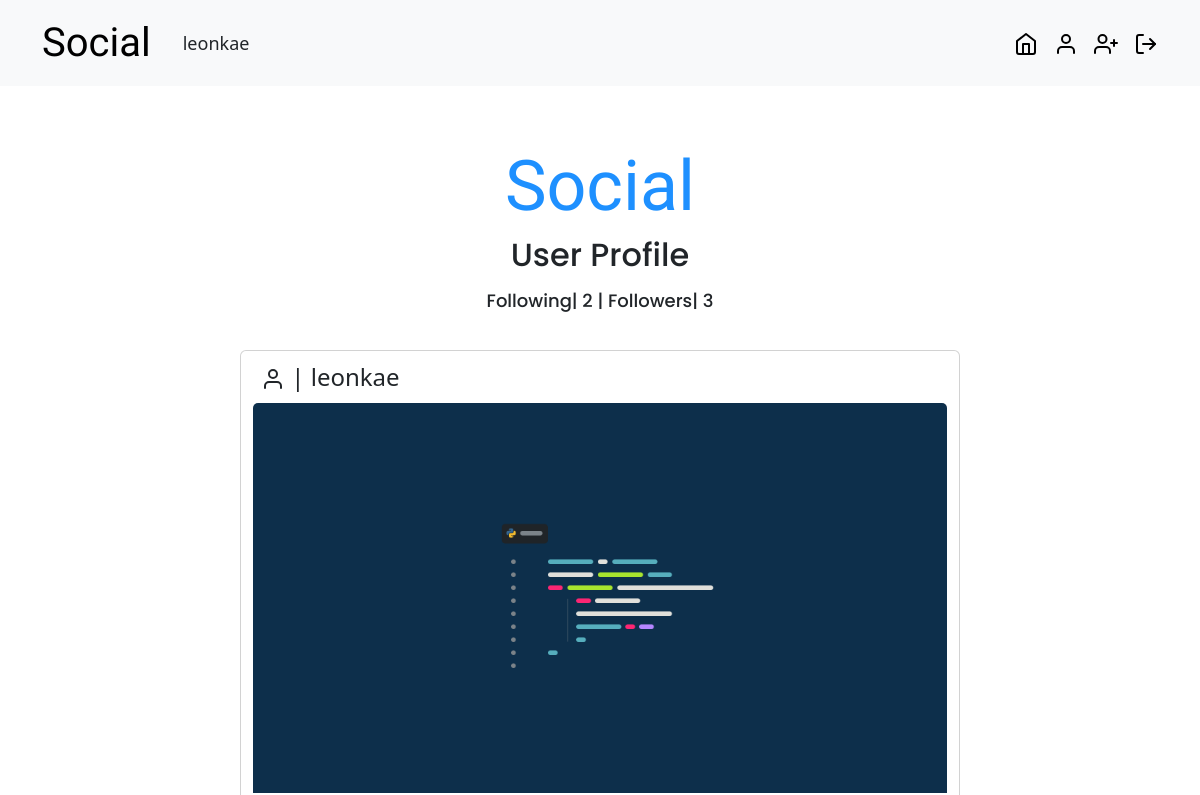
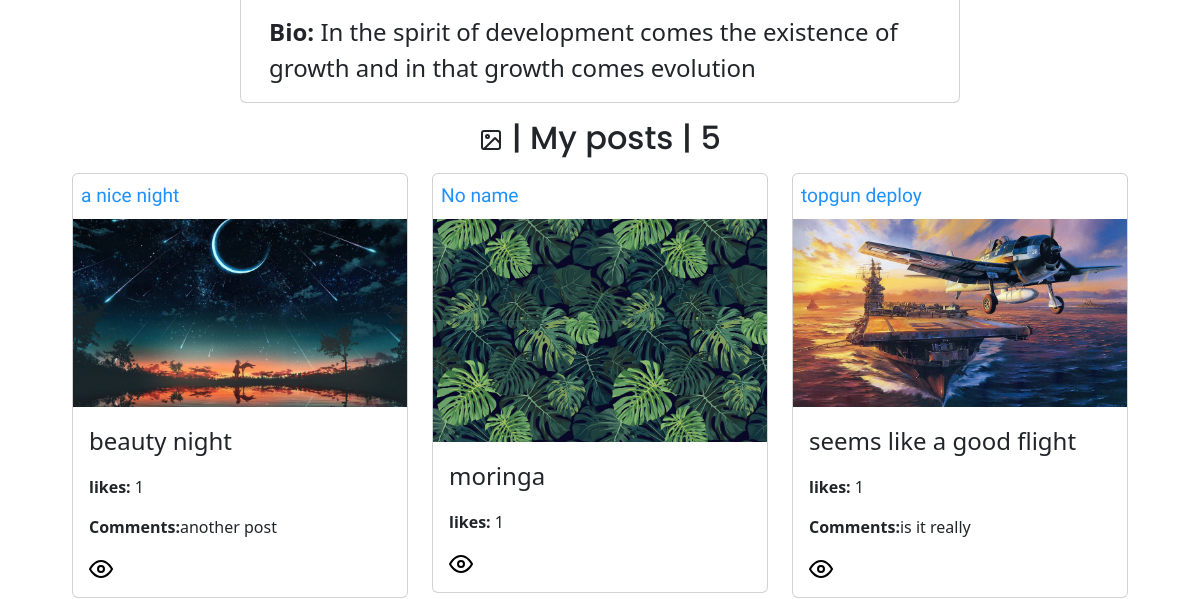
The page /userprofile/ (signed in, upper part) on the database as committed earlier (2 pictures, top to bottom).
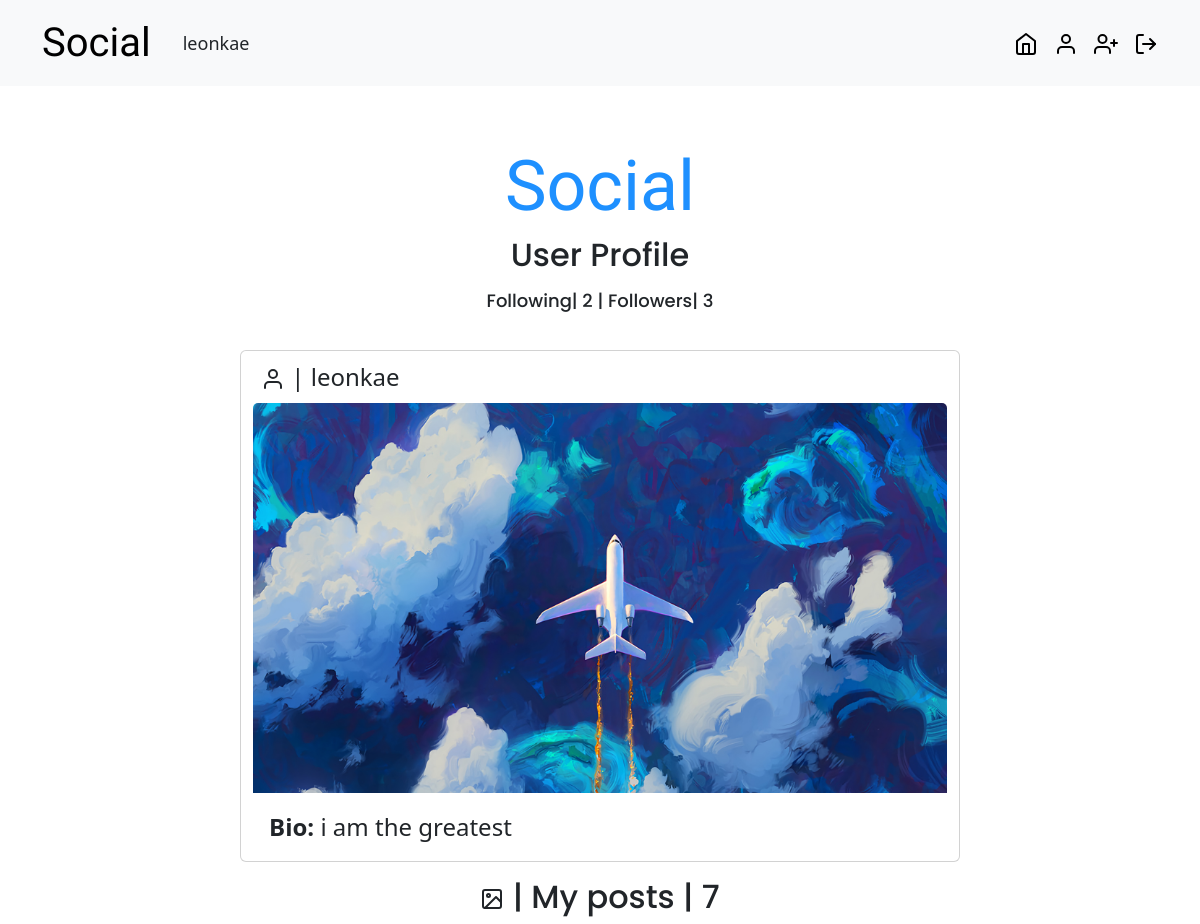
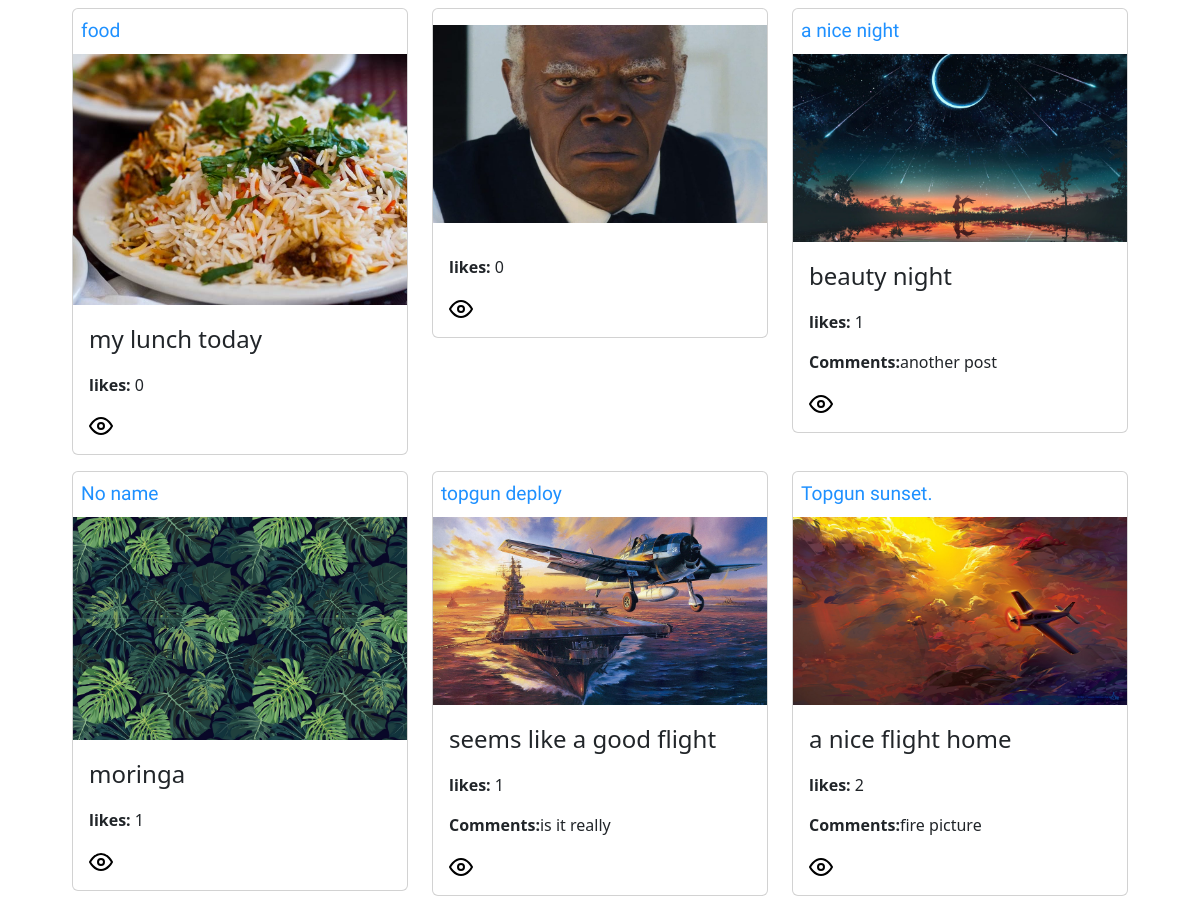
The same page on the database as committed later (2 pictures, top to bottom).
### socials/models.py (models this page shows, shortened)
class Profile(models.Model):
    bio = models.TextField(max_length=255)
    prophoto = models.ImageField(upload_to='profile/',default ='image.jpg')
    user = models.ForeignKey(User, on_delete=models.CASCADE, related_name='profile')
    following = models.ManyToManyField(User, related_name='following')
    followers = models.ManyToManyField(User, related_name='folllowers')

class Post(models.Model):
     image = models.ImageField(upload_to='media/',default='')
     imagename = models.CharField(max_length=20)
     caption = models.TextField(max_length=255)
     profile = models.ForeignKey(Profile, on_delete =models.CASCADE)
     created = models.DateTimeField(auto_now_add=True)
     modified =models.DateTimeField(auto_now=True)
     likes = models.ManyToManyField(User, related_name='social_post')
     comments=models.ManyToManyField('Comment', blank=True)

class Comment(models.Model):
    user = models.ForeignKey(User, on_delete =models.CASCADE)
    text = models.TextField(max_length=100)
    created = models.DateTimeField(auto_now_add=True)
    modified =models.DateTimeField(auto_now=True)
    user_post = models.ForeignKey('Post', on_delete=models.CASCADE, related_name='user_comments')

### socials/views.py (the view)
# urls.py: path('userprofile/',views.profile, name='userprofile'),
@login_required(login_url='login')
def profile(request):
    current_user = request.user
    user_profile = get_object_or_404(Profile, user=current_user)
    images = Post.objects.order_by("-created").filter(profile__user=request.user)
    image_length = (len(images))
    return render(request, 'social/userprofile.html', {'user_profile':user_profile, 'images':images, 'image_length':image_length} )

### socials/templates/social/userprofile.html (shortened to what the changed rows need)
{% extends 'social/base.html' %} {% block content %}
<div class="title">
  <h1 style="text-align: center">Social</h1>
</div>
<div class="container">
  <div class="info-wrapper">
    <h2>User Profile</h2>
  </div>
  <div class="follow-count">
    <h2 style="font-size:large;">
      <span>Following| {{user_profile.following.all.count}}</span> |
      <span>Followers| {{user_profile.followers.all.count}}</span>
    </h2>
  </div>
  <div class="row">
    <div class="card mx-auto" style="width: 45rem">
      <p class="card-text m-2">
        <svg
          xmlns="http://www.w3.org/2000/svg"
          width="24"
          height="24"
          viewBox="0 0 24 24"
          fill="none"
          stroke="currentColor"
          stroke-width="2"
          stroke-linecap="round"
          stroke-linejoin="round"
          class="feather feather-user"
        >
          <path d="M20 21v-2a4 4 0 0 0-4-4H8a4 4 0 0 0-4 4v2"></path>
          <circle cx="12" cy="7" r="4"></circle>
        </svg>
        | {{user_profile.user.username}}
      </p>
      <img src="{{user_profile.prophoto.url}}" class="card-img-top" alt="..." />
      <div class="card-body">
        <p class="card-text">
          <span class="bio">Bio:</span> {{user_profile.bio}}
        </p>
      </div>
    </div>
  </div>
  <div class="profile-info" style="margin-top: 2vh">
    <h2>
      | My posts
       | {{image_length}}
    </h2>
  </div>
  <div class="container">
    <div class="row">
      {% for image in images %}
      <div class="col-s-6 col-md-4">
        <div class="card my-2">
          <p class="card-text1 m-2">{{image.imagename}}</p>
          {% if image.image %}
          <img src="{{image.image.url}}" alt="..." />
          {% endif %}
          <div class="card-body">
            <p class="card-text">{{image.caption}}</p>
            <p>
              <span style="font-weight: bolder">likes:</span>
              {{image.likes.all.count}}
            </p>
            {% for comment in image.comments.all|slice:'2'%}
            <p>
              <span style="font-weight: bolder">Comments:</span
              ><span>{{comment.text}}</span>
            </p>
            {% endfor %}
            <a href="{% url 'photo' image.id  %}" class="">
              <svg
                xmlns="http://www.w3.org/2000/svg"
                width="24"
                height="24"
                viewBox="0 0 24 24"
                fill="none"
                stroke="currentColor"
                stroke-width="2"
                stroke-linecap="round"
                stroke-linejoin="round"
                class="feather feather-eye"
              >
                <path d="M1 12s4-8 11-8 11 8 11 8-4 8-11 8-11-8-11-8z"></path>
                <circle cx="12" cy="12" r="3"></circle>
              </svg>
            </a>
          </div>
        </div>
      </div>
      {% endfor %}
    </div>
  </div>
  {% endblock %}

Rows that differ between the two databases and show on the page:
changed Profile "leonkae": prophoto: a different picture; bio "In the spirit of development comes the existence of growth and in that growth comes evolution" → "i am the greatest"
added Post: imagename "food", image (picture), caption "my lunch today", likes.all.count "0"
added Post: image (picture), likes.all.count "0"
now on this page (row unchanged): Post: imagename "Topgun sunset.", image (picture), caption "a nice flight home", likes.all.count "2"
now on this page (row unchanged): Comment: text "fire picture", shown under "Topgun sunset."
Other text that changed with them:
{{ image_length }}: "5" → "7"
